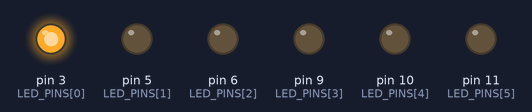
Bench run of a sketch on a simulated Arduino Uno, built with avr-gcc and run on an emulated ATmega328P. Shown: output pins drawn as LEDs (lit = HIGH).

Above: at 0.1 s.
At 4.1 s:
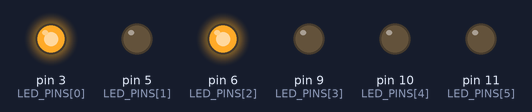
At 9.1 s:
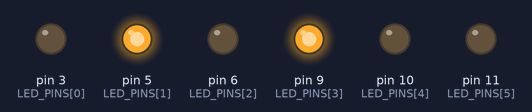
At 19.1 s:
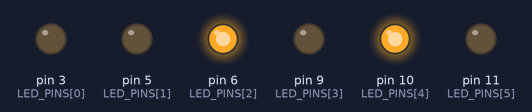
At 28.1 s:
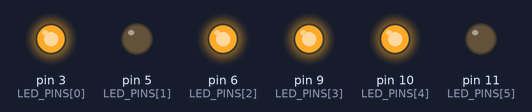
At 38.1 s:
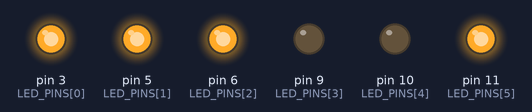
Timing chart, 0 to 40.0 s (numbered marks = the images above):
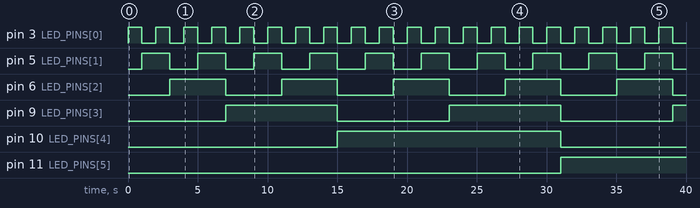

The sketch:

Mystery.ino
```cpp
// Define how many pins we are using.
const int NUM_PINS = 6;

// Define all of the PWM pins.
const int LED_PINS[NUM_PINS] = {3, 5, 6, 9, 10, 11};

// This is a variable that keeps the time (in milliseconds) when next transition should happen.
unsigned long nextTransitionTime = 0;

unsigned long timerInterval = 1000;

// this number will range from 0 - 6
int myBinaryNumber = 0;

void setup() {
  for (int i = 0; i < NUM_PINS; i++)
  {
    pinMode(LED_PINS[i], OUTPUT);
  }
}

void loop() {
  unsigned long now = millis();

  if (now > nextTransitionTime)
  {
    nextTransitionTime = now + timerInterval;

    myBinaryNumber = myBinaryNumber + 1;

    if (myBinaryNumber > 63)
    {
      myBinaryNumber = 0;
    }
  }

  for (int i = 0; i < NUM_PINS; i++)
  {
    digitalWrite(LED_PINS[i], bitRead(myBinaryNumber, i));
  }

}
```

Measured:
- by itself, pin 3 (LED_PINS[0]): alternates HIGH for 1.0 s and LOW for 1.0 s
- by itself, pin 5 (LED_PINS[1]): alternates HIGH for 2.0 s and LOW for 2.0 s
- by itself, pin 6 (LED_PINS[2]): alternates HIGH for 4.0 s and LOW for 4.0 s
- by itself, pin 9 (LED_PINS[3]): alternates HIGH for 8.0 s and LOW for 8.0 s
- by itself, pin 10 (LED_PINS[4]): LOW → HIGH at 15.0 s, → LOW 16.0 s later
- by itself, pin 11 (LED_PINS[5]): LOW → HIGH at 31.0 s
